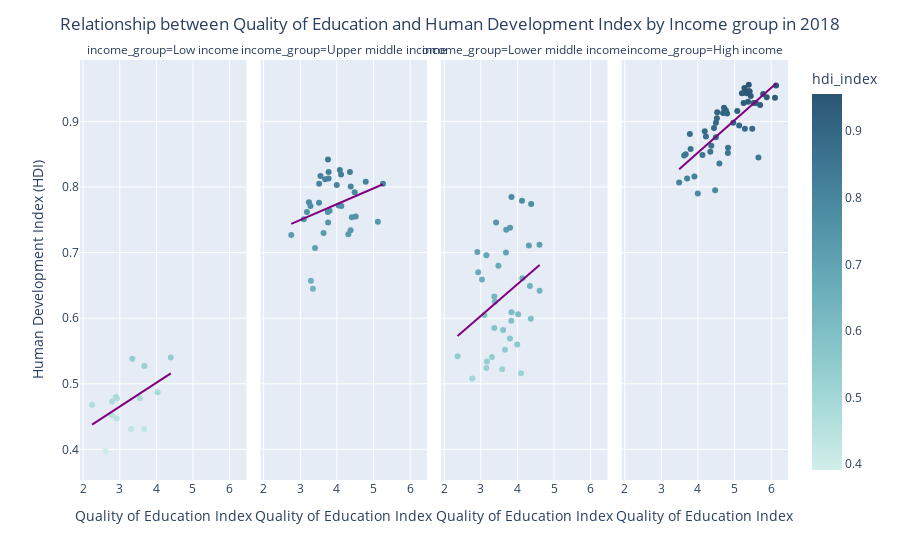

Notebook code cell kept with this figure:
### Markdown cell above
There is an interaction between the income groups and the HDI which shows that for different income groups the strength of the relationship between both variables change. 

From the plots we can conclude that the 'High Income' groups show the highest correlation suggesting that the effects of the socioeconomic indicator and the quality of education might be more prominent in wealthy countries, further increasing the inequality gap between countries.

### Code cell
fig = px.scatter(data_frame=df_indicators_2018,x='edu_quality_index',y='hdi_index',facet_col='income_group',hover_name='country',color='hdi_index',trendline='ols',
                 category_orders= income_grp_ord, labels={'hdi':'Human Development Index'}, color_continuous_scale=px.colors.sequential.Teal, trendline_color_override='Purple')

#Setting the labels of the plot
fig.update_layout(
    title={
        'text': "Relationship between Quality of Education and Human Development Index by Income group in 2018",
        'x':0.5,
        'xanchor': 'center'},
    xaxis_title="Quality of Education",
    yaxis_title="Human Development Index (HDI)"
)
#Ensuring that all x-axis show the correct label
fig.for_each_xaxis(lambda x: x.update(title="Quality of Education Index"))

fig.show()

### Figure 1 — Plotly figure (JSON) as saved in the notebook; plotly's stock layout.template omitted (floating-point values rounded to 4 significant figures)
{"data": [{"hovertemplate": "<b>%{hovertext}</b><br><br>income_group=Low income<br>edu_quality_index=%{x}<br>hdi_index=%{marker.color}<extra></extra>", "hovertext": ["Afghanistan", "Burkina Faso", "Burundi", "Central African Republic", "Chad", "Eritrea", "Ethiopia", "Gambia", "Guinea", "Guinea-Bissau", "Liberia", "Madagascar", "Malawi", "Mali", "Mozambique", "Niger", "Rwanda", "Sierra Leone", "Somalia", "South Sudan", "Sudan", "Syria", "Togo", "Uganda", "Yemen"], "legendgroup": "", "marker": {"color": [0.509, 0.443, 0.431, 0.395, 0.397, 0.456, 0.478, 0.487, 0.473, 0.472, 0.48, 0.527, 0.478, 0.431, 0.452, 0.391, 0.54, 0.447, null, 0.429, 0.506, 0.563, 0.51, 0.538, 0.468], "coloraxis": "coloraxis", "symbol": "circle"}, "mode": "markers", "name": "", "orientation": "v", "showlegend": false, "type": "scatter", "x": [null, null, 3.31, null, 2.613, null, 3.549, 4.036, 2.795, null, 2.892, 3.672, 2.923, 3.664, 2.79, null, 4.394, 2.917, null, null, null, null, null, 3.343, 2.245], "xaxis": "x", "y": [0.509, 0.443, 0.431, 0.395, 0.397, 0.456, 0.478, 0.487, 0.473, 0.472, 0.48, 0.527, 0.478, 0.431, 0.452, 0.391, 0.54, 0.447, null, 0.429, 0.506, 0.563, 0.51, 0.538, 0.468], "yaxis": "y"}, {"hovertemplate": "<b>OLS trendline</b><br>hdi_index = 0.0364453 * edu_quality_index + 0.355841<br>R<sup>2</sup>=0.270218<br><br>income_group=Low income<br>edu_quality_index=%{x}<br>hdi_index=%{y} <b>(trend)</b><extra></extra>", "legendgroup": "", "line": {"color": "Purple"}, "marker": {"symbol": "circle"}, "mode": "lines", "name": "", "showlegend": false, "type": "scatter", "x": [2.245, 2.613, 2.79, 2.795, 2.892, 2.917, 2.923, 3.31, 3.343, 3.549, 3.664, 3.672, 4.036, 4.394], "xaxis": "x", "y": [0.4377, 0.4511, 0.4575, 0.4577, 0.4612, 0.4621, 0.4624, 0.4765, 0.4777, 0.4852, 0.4894, 0.4897, 0.5029, 0.516], "yaxis": "y"}, {"hovertemplate": "<b>%{hovertext}</b><br><br>income_group=Upper middle income<br>edu_quality_index=%{x}<br>hdi_index=%{marker.color}<extra></extra>", "hovertext": ["Albania", "American Samoa", "Argentina", "Armenia", "Azerbaijan", "Belarus", "Bosnia and Herzegovina", "Botswana", "Brazil", "Bulgaria", "China", "Colombia", "Costa Rica", "Cuba", "Dominica", "Dominican Republic", "Ecuador", "Equatorial Guinea", "Fiji", "Gabon", "Georgia", "Grenada", "Guatemala", "Guyana", "Iraq", "Jamaica", "Jordan", "Kazakhstan", "Kosovo", "Lebanon", "Libya", "Malaysia", "Maldives", "Marshall Islands", "Mauritius", "Mexico", "Moldova", "Montenegro", "Namibia", "North Macedonia", "Panama", "Paraguay", "Peru", "Romania", "Russia", "Serbia", "South Africa", "St. Lucia", "St. Vincent and the Grenadines", "Suriname", "Thailand", "Tonga", "Turkey", "Turkmenistan", "Tuvalu"], "legendgroup": "", "marker": {"color": [0.792, null, 0.842, 0.771, 0.754, 0.823, 0.777, 0.73, 0.762, 0.813, 0.755, 0.764, 0.808, 0.781, 0.738, 0.751, 0.762, 0.582, 0.742, 0.697, 0.805, 0.773, 0.657, 0.68, 0.671, 0.734, 0.728, 0.819, null, 0.747, 0.721, 0.805, 0.734, 0.702, 0.801, 0.776, 0.746, 0.826, 0.645, 0.77, 0.812, 0.727, 0.771, 0.823, 0.823, 0.803, 0.707, 0.758, null, 0.734, 0.772, 0.723, 0.817, 0.71, null], "coloraxis": "coloraxis", "symbol": "circle"}, "mode": "markers", "name": "", "orientation": "v", "showlegend": false, "type": "scatter", "x": [4.486, null, 3.757, 4.123, 4.406, null, 3.237, 3.636, 3.183, 3.773, 4.514, 3.8, 4.788, null, null, 3.097, 3.751, null, null, null, 3.515, null, 3.29, null, null, 4.375, 4.312, 4.113, null, 5.119, null, 5.258, null, null, 4.377, 3.512, 3.76, 4.08, 3.345, null, 3.68, 2.754, 3.277, 3.774, 4.356, 3.996, 3.402, null, null, null, 4.051, null, 3.552, null, null], "xaxis": "x2", "y": [0.792, null, 0.842, 0.771, 0.754, 0.823, 0.777, 0.73, 0.762, 0.813, 0.755, 0.764, 0.808, 0.781, 0.738, 0.751, 0.762, 0.582, 0.742, 0.697, 0.805, 0.773, 0.657, 0.68, 0.671, 0.734, 0.728, 0.819, null, 0.747, 0.721, 0.805, 0.734, 0.702, 0.801, 0.776, 0.746, 0.826, 0.645, 0.77, 0.812, 0.727, 0.771, 0.823, 0.823, 0.803, 0.707, 0.758, null, 0.734, 0.772, 0.723, 0.817, 0.71, null], "yaxis": "y2"}, {"hovertemplate": "<b>OLS trendline</b><br>hdi_index = 0.0241298 * edu_quality_index + 0.677325<br>R<sup>2</sup>=0.091635<br><br>income_group=Upper middle income<br>edu_quality_index=%{x}<br>hdi_index=%{y} <b>(trend)</b><extra></extra>", "legendgroup": "", "line": {"color": "Purple"}, "marker": {"symbol": "circle"}, "mode": "lines", "name": "", "showlegend": false, "type": "scatter", "x": [2.754, 3.097, 3.183, 3.237, 3.277, 3.29, 3.345, 3.402, 3.512, 3.515, 3.552, 3.636, 3.68, 3.751, 3.757, 3.76, 3.773, 3.774, 3.8, 3.996, 4.051, 4.08, 4.113, 4.123, 4.312, 4.356, 4.375, 4.377, 4.406, 4.486, 4.514, 4.788, 5.119, 5.258], "xaxis": "x2", "y": [0.7438, 0.7521, 0.7541, 0.7554, 0.7564, 0.7567, 0.758, 0.7594, 0.7621, 0.7621, 0.763, 0.7651, 0.7661, 0.7678, 0.768, 0.7681, 0.7684, 0.7684, 0.769, 0.7738, 0.7751, 0.7758, 0.7766, 0.7768, 0.7814, 0.7824, 0.7829, 0.7829, 0.7837, 0.7856, 0.7862, 0.7928, 0.8008, 0.8042], "yaxis": "y2"}, {"hovertemplate": "<b>%{hovertext}</b><br><br>income_group=Lower middle income<br>edu_quality_index=%{x}<br>hdi_index=%{marker.color}<extra></extra>", "hovertext": ["Algeria", "Angola", "Bangladesh", "Belize", "Benin", "Bhutan", "Bolivia", "Cabo Verde", "Cambodia", "Cameroon", "Comoros", "Cote d'Ivoire", "Djibouti", "Egypt", "El Salvador", "Eswatini", "Ghana", "Haiti", "Honduras", "India", "Indonesia", "Iran", "Kenya", "Kiribati", "Kyrgyzstan", "Lao PDR", "Lesotho", "Mauritania", "Micronesia", "Mongolia", "Morocco", "Myanmar", "Nepal", "Nicaragua", "Nigeria", "Pakistan", "Papua New Guinea", "Philippines", "Samoa", "Sao Tome and Principe", "Senegal", "Solomon Islands", "Sri Lanka", "Tajikistan", "Tanzania", "Timor-Leste", "Tunisia", "Ukraine", "Uzbekistan", "Vanuatu", "Vietnam", "West Bank and Gaza", "Zambia", "Zimbabwe", "Congo"], "legendgroup": "", "marker": {"color": [0.746, 0.582, 0.625, 0.714, 0.541, 0.649, 0.714, 0.663, 0.585, 0.56, 0.552, 0.534, 0.518, 0.701, 0.67, 0.605, 0.606, 0.508, 0.633, 0.642, 0.712, 0.785, 0.599, 0.628, 0.696, 0.609, 0.522, 0.542, 0.618, 0.735, 0.68, 0.579, 0.596, 0.659, 0.534, 0.552, 0.549, 0.711, 0.709, 0.624, 0.516, 0.564, 0.779, 0.661, 0.524, 0.599, 0.738, 0.774, 0.717, 0.603, 0.7, null, 0.582, 0.569, 0.573], "coloraxis": "coloraxis", "symbol": "circle"}, "mode": "markers", "name": "", "orientation": "v", "showlegend": false, "type": "scatter", "x": [3.417, null, 3.384, null, 3.303, 4.341, null, null, 3.368, 3.995, null, null, null, 2.905, 2.928, 3.097, 4.019, 2.768, 3.369, 4.605, 4.603, 3.838, 4.365, null, 3.152, 3.837, 3.584, 2.366, null, 3.693, 3.48, null, 3.831, 3.032, 3.168, 3.66, null, 4.312, null, null, 4.097, null, 4.124, 4.135, 3.151, null, 3.799, 4.374, null, null, 3.687, null, 3.609, 3.793, null], "xaxis": "x3", "y": [0.746, 0.582, 0.625, 0.714, 0.541, 0.649, 0.714, 0.663, 0.585, 0.56, 0.552, 0.534, 0.518, 0.701, 0.67, 0.605, 0.606, 0.508, 0.633, 0.642, 0.712, 0.785, 0.599, 0.628, 0.696, 0.609, 0.522, 0.542, 0.618, 0.735, 0.68, 0.579, 0.596, 0.659, 0.534, 0.552, 0.549, 0.711, 0.709, 0.624, 0.516, 0.564, 0.779, 0.661, 0.524, 0.599, 0.738, 0.774, 0.717, 0.603, 0.7, null, 0.582, 0.569, 0.573], "yaxis": "y3"}, {"hovertemplate": "<b>OLS trendline</b><br>hdi_index = 0.0483093 * edu_quality_index + 0.458563<br>R<sup>2</sup>=0.101303<br><br>income_group=Lower middle income<br>edu_quality_index=%{x}<br>hdi_index=%{y} <b>(trend)</b><extra></extra>", "legendgroup": "", "line": {"color": "Purple"}, "marker": {"symbol": "circle"}, "mode": "lines", "name": "", "showlegend": false, "type": "scatter", "x": [2.366, 2.768, 2.905, 2.928, 3.032, 3.097, 3.151, 3.152, 3.168, 3.303, 3.368, 3.369, 3.384, 3.417, 3.48, 3.584, 3.609, 3.66, 3.687, 3.693, 3.793, 3.799, 3.831, 3.837, 3.838, 3.995, 4.019, 4.097, 4.124, 4.135, 4.312, 4.341, 4.365, 4.374, 4.603, 4.605], "xaxis": "x3", "y": [0.5729, 0.5923, 0.5989, 0.6, 0.6051, 0.6082, 0.6108, 0.6109, 0.6116, 0.6181, 0.6213, 0.6213, 0.622, 0.6236, 0.6267, 0.6317, 0.6329, 0.6354, 0.6367, 0.637, 0.6418, 0.6421, 0.6436, 0.6439, 0.644, 0.6516, 0.6527, 0.6565, 0.6578, 0.6583, 0.6669, 0.6683, 0.6694, 0.6699, 0.6809, 0.681], "yaxis": "y3"}, {"hovertemplate": "<b>%{hovertext}</b><br><br>income_group=High income<br>edu_quality_index=%{x}<br>hdi_index=%{marker.color}<extra></extra>", "hovertext": ["Andorra", "Antigua and Barbuda", "Aruba", "Australia", "Austria", "Bahamas", "Bahrain", "Barbados", "Belgium", "Bermuda", "British Virgin Islands", "Brunei", "Canada", "Cayman Islands", "Channel Islands", "Chile", "Croatia", "Curacao", "Cyprus", "Czech", "Denmark", "Estonia", "Faroe Islands", "Finland", "France", "French Polynesia", "Germany", "Gibraltar", "Greece", "Greenland", "Guam", "Hong Kong", "Hungary", "Iceland", "Ireland", "Isle of Man", "Israel", "Italy", "Japan", "Korea, Rep.", "Kuwait", "Latvia", "Liechtenstein", "Lithuania", "Luxembourg", "Macao SAR, China", "Malta", "Monaco", "Nauru", "Netherlands", "New Caledonia", "New Zealand", "Northern Mariana Islands", "Norway", "Oman", "Palau", "Poland", "Portugal", "Puerto Rico", "Qatar", "San Marino", "Saudi Arabia", "Seychelles", "Singapore", "Sint Maarten (Dutch part)", "Slovakia", "Slovenia", "Spain", "St. Kitts and Nevis", "St. Martin (French part)", "Sweden", "Switzerland", "Trinidad and Tobago", "Turks and Caicos Islands", "United Arab Emirates", "United Kingdom", "United States", "Uruguay"], "legendgroup": "", "marker": {"color": [0.867, 0.772, null, 0.943, 0.921, 0.812, 0.852, 0.81, 0.93, null, null, 0.836, 0.928, null, null, 0.849, 0.848, null, 0.885, 0.898, 0.939, 0.889, null, 0.937, 0.898, null, 0.946, null, 0.881, null, null, 0.946, 0.85, 0.946, 0.951, null, 0.916, 0.89, 0.917, 0.914, 0.807, 0.863, 0.919, 0.876, 0.913, null, 0.894, null, null, 0.942, null, 0.928, null, 0.956, 0.813, 0.822, 0.877, 0.86, null, 0.845, null, 0.854, 0.79, 0.936, null, 0.858, 0.912, 0.905, 0.773, null, 0.943, 0.955, 0.795, null, 0.889, 0.928, 0.925, 0.816], "coloraxis": "coloraxis", "symbol": "circle"}, "mode": "markers", "name": "", "orientation": "v", "showlegend": false, "type": "scatter", "x": [null, null, null, 5.325, 4.71, null, 4.817, null, 5.367, null, null, 4.585, 5.579, null, null, 4.122, 3.622, null, 4.184, 4.489, 5.441, 5.281, null, 5.878, 4.963, null, 5.284, null, 3.778, null, null, 5.372, 3.664, 5.411, 5.269, null, 5.072, 4.438, 4.761, 4.524, 3.486, 4.364, null, 4.489, 4.684, null, 5.124, null, null, 5.779, null, 5.519, null, 5.386, 3.703, null, 4.217, 4.821, null, 5.651, null, 4.336, 3.995, 6.102, null, 3.799, 4.796, 4.515, null, null, 5.199, 6.133, 4.469, null, 5.482, 5.246, 5.697, 3.902], "xaxis": "x4", "y": [0.867, 0.772, null, 0.943, 0.921, 0.812, 0.852, 0.81, 0.93, null, null, 0.836, 0.928, null, null, 0.849, 0.848, null, 0.885, 0.898, 0.939, 0.889, null, 0.937, 0.898, null, 0.946, null, 0.881, null, null, 0.946, 0.85, 0.946, 0.951, null, 0.916, 0.89, 0.917, 0.914, 0.807, 0.863, 0.919, 0.876, 0.913, null, 0.894, null, null, 0.942, null, 0.928, null, 0.956, 0.813, 0.822, 0.877, 0.86, null, 0.845, null, 0.854, 0.79, 0.936, null, 0.858, 0.912, 0.905, 0.773, null, 0.943, 0.955, 0.795, null, 0.889, 0.928, 0.925, 0.816], "yaxis": "y4"}, {"hovertemplate": "<b>OLS trendline</b><br>hdi_index = 0.0493819 * edu_quality_index + 0.654994<br>R<sup>2</sup>=0.564144<br><br>income_group=High income<br>edu_quality_index=%{x}<br>hdi_index=%{y} <b>(trend)</b><extra></extra>", "legendgroup": "", "line": {"color": "Purple"}, "marker": {"symbol": "circle"}, "mode": "lines", "name": "", "showlegend": false, "type": "scatter", "x": [3.486, 3.622, 3.664, 3.703, 3.778, 3.799, 3.902, 3.995, 4.122, 4.184, 4.217, 4.336, 4.364, 4.438, 4.469, 4.489, 4.489, 4.515, 4.524, 4.585, 4.684, 4.71, 4.761, 4.796, 4.817, 4.821, 4.963, 5.072, 5.124, 5.199, 5.246, 5.269, 5.281, 5.284, 5.325, 5.367, 5.372, 5.386, 5.411, 5.441, 5.482, 5.519, 5.579, 5.651, 5.697, 5.779, 5.878, 6.102, 6.133], "xaxis": "x4", "y": [0.8271, 0.8339, 0.8359, 0.8379, 0.8416, 0.8426, 0.8477, 0.8523, 0.8585, 0.8616, 0.8632, 0.8691, 0.8705, 0.8741, 0.8757, 0.8766, 0.8767, 0.878, 0.8784, 0.8814, 0.8863, 0.8876, 0.8901, 0.8918, 0.8929, 0.8931, 0.9001, 0.9055, 0.908, 0.9117, 0.9141, 0.9152, 0.9158, 0.9159, 0.918, 0.92, 0.9203, 0.921, 0.9222, 0.9237, 0.9257, 0.9275, 0.9305, 0.934, 0.9363, 0.9404, 0.9452, 0.9563, 0.9578], "yaxis": "y4"}], "layout": {"annotations": [{"font": {}, "showarrow": false, "text": "income_group=Low income", "x": 0.1175, "xanchor": "center", "xref": "paper", "y": 1, "yanchor": "bottom", "yref": "paper"}, {"font": {}, "showarrow": false, "text": "income_group=Upper middle income", "x": 0.3725, "xanchor": "center", "xref": "paper", "y": 1, "yanchor": "bottom", "yref": "paper"}, {"font": {}, "showarrow": false, "text": "income_group=Lower middle income", "x": 0.6275, "xanchor": "center", "xref": "paper", "y": 1, "yanchor": "bottom", "yref": "paper"}, {"font": {}, "showarrow": false, "text": "income_group=High income", "x": 0.8825, "xanchor": "center", "xref": "paper", "y": 1, "yanchor": "bottom", "yref": "paper"}], "coloraxis": {"colorbar": {"title": {"text": "hdi_index"}}, "colorscale": [[0, "rgb(209, 238, 234)"], [0.1667, "rgb(168, 219, 217)"], [0.3333, "rgb(133, 196, 201)"], [0.5, "rgb(104, 171, 184)"], [0.6667, "rgb(79, 144, 166)"], [0.8333, "rgb(59, 115, 143)"], [1, "rgb(42, 86, 116)"]]}, "legend": {"tracegroupgap": 0}, "margin": {"t": 60}, "title": {"text": "Relationship between Quality of Education and Human Development Index by Income group in 2018", "x": 0.5, "xanchor": "center"}, "xaxis": {"anchor": "y", "domain": [0, 0.235], "title": {"text": "Quality of Education Index"}}, "xaxis2": {"anchor": "y2", "domain": [0.255, 0.49], "matches": "x", "title": {"text": "Quality of Education Index"}}, "xaxis3": {"anchor": "y3", "domain": [0.51, 0.745], "matches": "x", "title": {"text": "Quality of Education Index"}}, "xaxis4": {"anchor": "y4", "domain": [0.765, 1.0], "matches": "x", "title": {"text": "Quality of Education Index"}}, "yaxis": {"anchor": "x", "domain": [0, 1], "title": {"text": "Human Development Index (HDI)"}}, "yaxis2": {"anchor": "x2", "domain": [0, 1], "matches": "y", "showticklabels": false}, "yaxis3": {"anchor": "x3", "domain": [0, 1], "matches": "y", "showticklabels": false}, "yaxis4": {"anchor": "x4", "domain": [0, 1], "matches": "y", "showticklabels": false}}}
